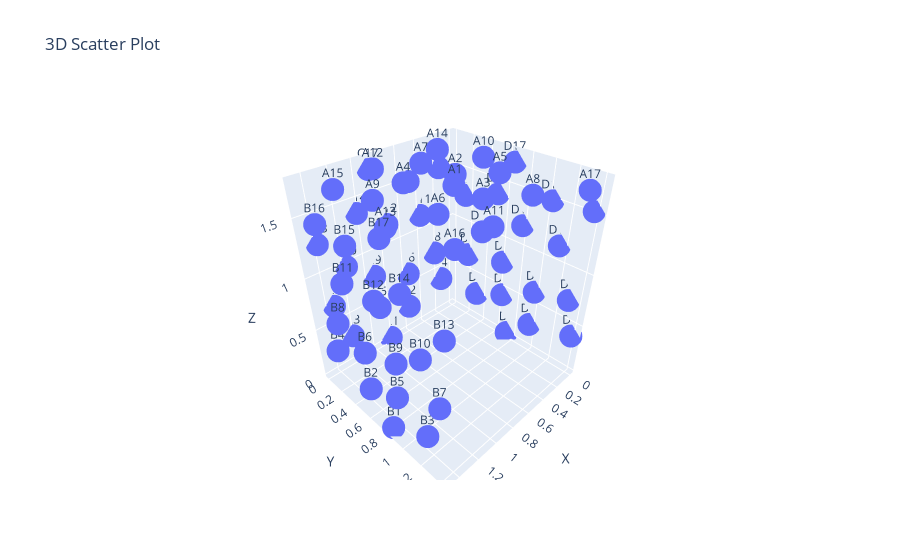

The notebook cell saved with this chart:
### Code cell
# fancy interactiver plot 
# damit kann man die namen der mikrofone sehr gut sehen


import plotly.express as px

fig = px.scatter_3d(new_df, x='X', y='Y', z='Z', text='Mic_Index', title='3D Scatter Plot')

# Plot anzeigen
fig.show()

### Figure 1 — Plotly figure (JSON) as saved in the notebook; plotly's stock layout.template omitted (floating-point values rounded to 4 significant figures)
{"data": [{"hovertemplate": "X=%{x}<br>Y=%{y}<br>Z=%{z}<br>Mic_Index=%{text}<extra></extra>", "legendgroup": "", "marker": {"color": "#636efa", "symbol": "circle"}, "mode": "markers+text", "name": "", "scene": "scene", "showlegend": false, "text": ["B1", "B2", "B3", "B4", "B5", "B6", "B7", "B8", "B9", "B10", "B11", "B12", "B13", "B14", "B15", "B16", "B17", "C1", "C2", "C3", "C4", "C5", "C6", "C7", "C8", "C9", "C10", "C11", "C12", "C13", "C14", "C15", "C16", "C17", "D1", "D2", "D3", "D4", "D5", "D6", "D7", "D8", "D9", "D10", "D11", "D12", "D13", "D14", "D15", "D16", "D17", "A1", "A2", "A3", "A4", "A5", "A6", "A7", "A8", "A9", "A10", "A11", "A12", "A13", "A14", "A15", "A16", "A17"], "type": "scatter3d", "x": [1.48, 1.48, 1.48, 1.48, 1.48, 1.48, 1.48, 1.48, 1.48, 1.48, 1.48, 1.48, 1.48, 1.48, 1.48, 1.48, 1.48, 0.831, 0.588, 1.228, 0.168, 0.919, 0.576, 1.354, 0.249, 0.94, 1.191, 0.406, 0.765, 1.4, 1.038, 0.517, 0.178, 0.891, 0, 0, 0, 0, 0, 0, 0, 0, 0, 0, 0, 0, 0, 0, 0, 0, 0, 0.74, 0.595, 0.764, 0.947, 0.354, 1.11, 0.615, 0.501, 1.261, 0.196, 1.003, 0.935, 1.431, 0.318, 1.34, 1.33, 0.178], "y": [0.831, 0.588, 1.228, 0.168, 0.919, 0.576, 1.354, 0.249, 0.94, 1.191, 0.406, 0.765, 1.4, 1.038, 0.517, 0.178, 0.891, 0, 0, 0, 0, 0, 0, 0, 0, 0, 0, 0, 0, 0, 0, 0, 0, 0, 0.729, 0.972, 0.332, 1.392, 0.641, 0.984, 0.206, 1.311, 0.62, 0.369, 1.154, 0.795, 0.16, 0.522, 1.043, 1.382, 0.669, 0.74, 0.608, 1.016, 0.47, 0.808, 0.975, 0.276, 1.2, 0.55, 0.516, 1.302, 0.119, 0.892, 0.14, 0.234, 1.327, 1.413], "z": [0.024, 0.266, 0.287, 0.385, 0.429, 0.63, 0.677, 0.713, 0.773, 0.981, 1.154, 1.197, 1.263, 1.388, 1.493, 1.519, 1.692, 0.024, 0.266, 0.287, 0.385, 0.429, 0.63, 0.677, 0.713, 0.773, 0.981, 1.154, 1.197, 1.263, 1.388, 1.493, 1.519, 1.692, 0.024, 0.266, 0.287, 0.385, 0.429, 0.63, 0.677, 0.713, 0.773, 0.981, 1.154, 1.197, 1.263, 1.388, 1.493, 1.519, 1.692, 1.74, 1.74, 1.74, 1.74, 1.74, 1.74, 1.74, 1.74, 1.74, 1.74, 1.74, 1.74, 1.74, 1.74, 1.74, 1.74, 1.74]}], "layout": {"legend": {"tracegroupgap": 0}, "scene": {"domain": {"x": [0, 1], "y": [0, 1]}, "xaxis": {"title": {"text": "X"}}, "yaxis": {"title": {"text": "Y"}}, "zaxis": {"title": {"text": "Z"}}}, "title": {"text": "3D Scatter Plot"}}}
